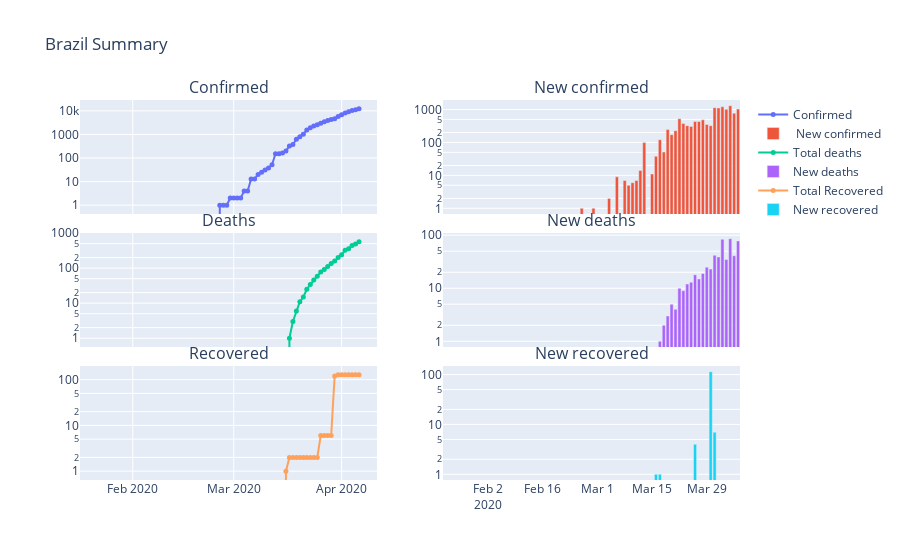
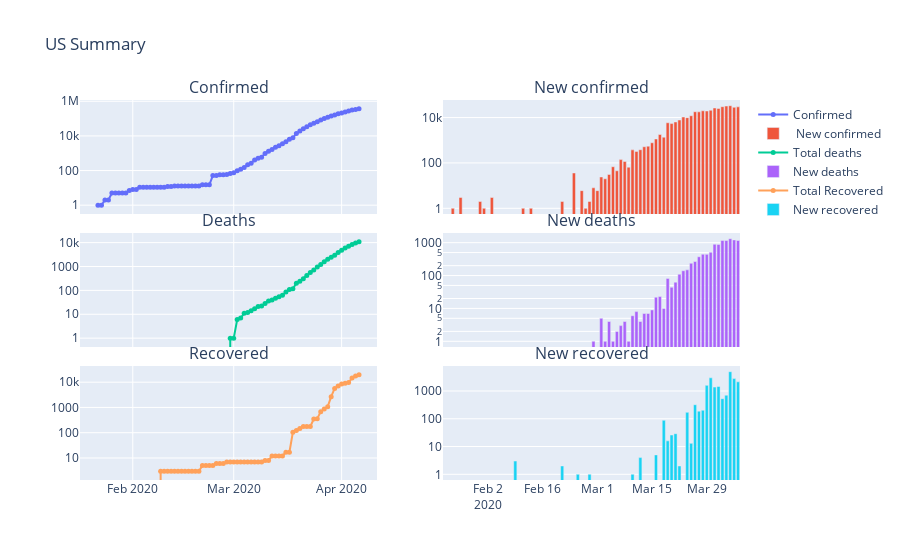

The notebook cell these images were saved under, in order:
### Code cell
for country in highlightedCountries:
    focus=1
    figbr = make_subplots(
        rows=3, cols=2,
        shared_xaxes=True,
        vertical_spacing=0.05,
        specs=[[{"type": "scatter"},
               {"type": "scatter"}],
               [{"type": "scatter"},
               {"type": "scatter"}],
               [{"type": "scatter"},
               {"type": "scatter"}]],
        subplot_titles=("Confirmed", "New confirmed", 
                        "Deaths", "New deaths", 
                        "Recovered", "New recovered")
    )
    figbr.add_trace(
        go.Scatter(
            x=confirmedresultset[confirmedresultset.index == country].Date, 
            y=confirmedresultset[confirmedresultset.index == country].Confirmed, 
            name="Confirmed", 
            mode="markers+lines", opacity=focus,
            marker={"symbol":"circle", "size": 5},
            ),
        row=1, col=1
    )
    figbr.add_trace(
        go.Bar(
            x=confirmedresultset[confirmedresultset.index==country].Date, 
            y=confirmedresultset[confirmedresultset.index==country].DailyChange, 
            name=" New confirmed",   
        ),
        row=1, col=2    
    )    
    figbr.add_trace(
        go.Scatter(
            x=deathsresultset[deathsresultset.index == country].Date, 
            y=deathsresultset[deathsresultset.index == country].Deaths, 
            name="Total deaths",
            mode="markers+lines", opacity=focus,
            marker={"symbol":"circle", "size": 5},
        ),
        row=2, col=1   

    )    
    figbr.add_trace(
        go.Bar(
            x=deathsresultset[deathsresultset.index == country].Date, 
            y=deathsresultset[deathsresultset.index == country].DailyChange, 
            name="New deaths", 
            ),
        row=2, col=2  
    )
    figbr.add_trace(
    go.Scatter(
            x=recoveredresultset[recoveredresultset.index == country].Date, 
            y=recoveredresultset[recoveredresultset.index == country].Recovered, 
            name="Total Recovered",
            mode="markers+lines", opacity=focus,
            marker={"symbol":"circle", "size": 5},
            ), 
        row=3,col=1
    )
    figbr.add_trace(
        go.Bar(
            x=recoveredresultset[recoveredresultset.index == country].Date, 
            y=recoveredresultset[recoveredresultset.index == country].DailyChange, 
            name="New recovered", 
            ), 
        row=3,col=2
    )
    figbr.update_layout(
        height=600,
        showlegend=True,
        title_text=country+ " Summary",
    )
    figbr.update_yaxes(type='log')
    figbr.show()
